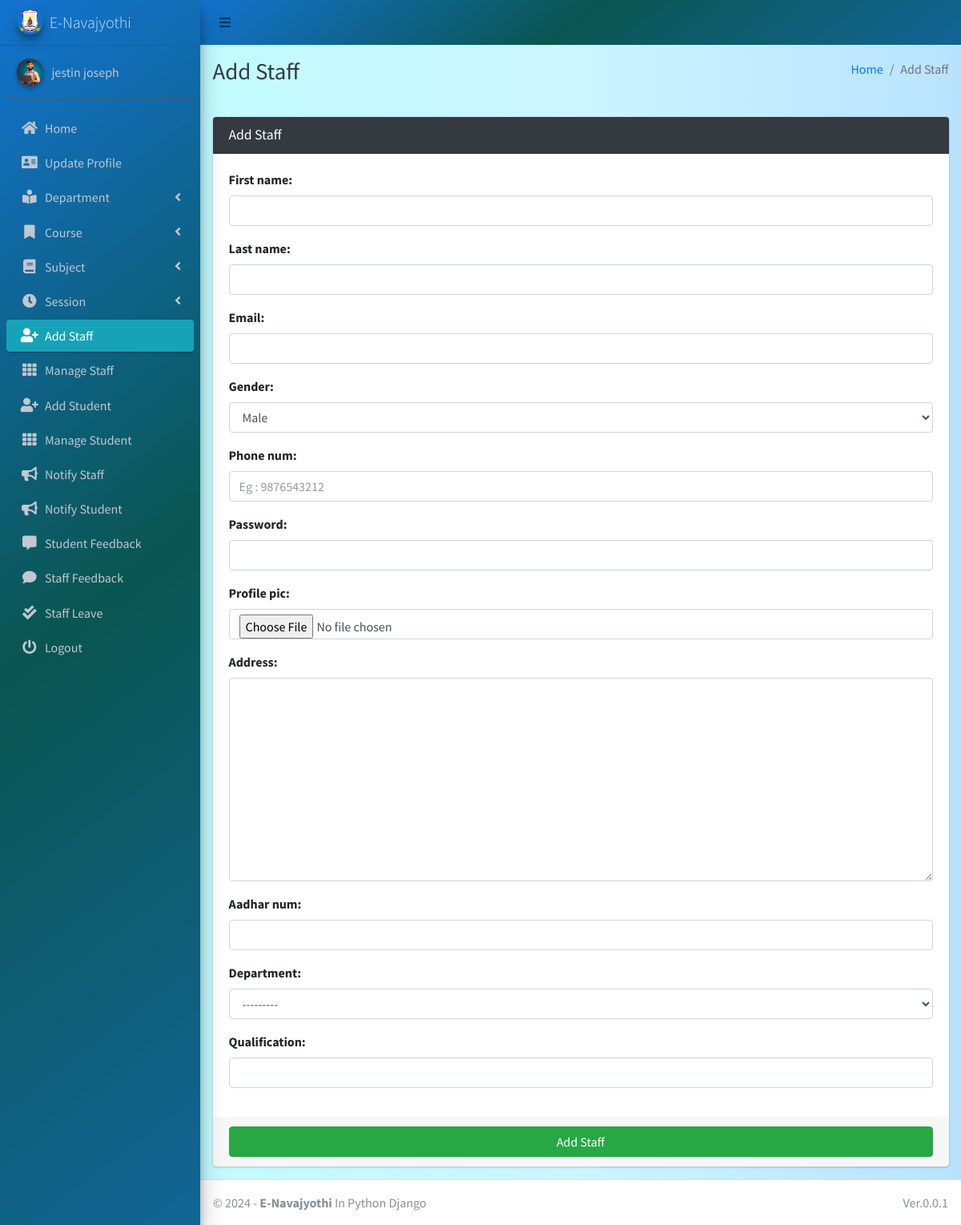
The app's page /staff/add (signed in) with its own data.
### main_app/models.py (models this page shows)
class CustomUser(AbstractUser):
    USER_TYPE = ((1, "HOD"), (2, "Staff"), (3, "Student"))
    GENDER = [("M", "Male"), ("F", "Female")]
    username = None  # Removed username, using email instead
    email = models.EmailField(unique=True)
    user_type = models.CharField(default=1, choices=USER_TYPE, max_length=1)
    gender = models.CharField(max_length=1, choices=GENDER)
    profile_pic = models.ImageField()
    address = models.TextField()
    fcm_token = models.TextField(default="")  # For firebase notifications
    created_at = models.DateTimeField(auto_now_add=True)
    updated_at = models.DateTimeField(auto_now=True)
    USERNAME_FIELD = "email"
    REQUIRED_FIELDS = []
    objects = CustomUserManager()
    phone_num = models.IntegerField(max_length=12 ,null=True,blank=False)
    aadhar_num = models.IntegerField(max_length=16,null=True,blank=False)
    date_of_birth = models.DateField(null=True,blank=False)
    def __str__(self):
        return self.first_name + "  " + self.last_name

### main_app/hod_views.py (the view, shortened to what this page needs)
# urls.py: path("staff/add", hod_views.add_staff, name='add_staff'),
def add_staff(request):
    form = StaffForm(request.POST or None, request.FILES or None)
    context = {'form': form, 'page_title': 'Add Staff'}
    return render(request, 'hod_template/add_staff_template.html', context)

### main_app/forms.py
class StaffForm(CustomUserForm):
    def __init__(self, *args, **kwargs):
        super(StaffForm, self).__init__(*args, **kwargs)
    class Meta(CustomUserForm.Meta):
        model = Staff
        fields = CustomUserForm.Meta.fields + \
            ['aadhar_num','department','qualification' ]

### main_app/models.py (called while the page is built)
    def __str__(self):
        return self.name

### main_app/templates/hod_template/add_staff_template.html (shortened to what this page needs)
{% extends 'main_app/base.html' %}
{% load static %}
{% block page_title %}{{page_title}}{% endblock page_title %}
{% block content %}
<section class="content">
    <div class="container-fluid">
        <div class="row">
            <div class="col-md-12">
                <div class="card card-dark">
                    <div class="card-header">
                        <h3 class="card-title">{{page_title}}</h3>
                    </div>
                    {% include "main_app/form_template.html" with messages=messages  form=form button_text="Add Staff"%}
                </div>
            </div>
        </div>
    </div>
</section>
{% endblock content %}

### main_app/templates/main_app/sidebar_template.html (shortened to what this page needs)
{% load static %}
<aside class="main-sidebar sidebar-dark-info elevation-4 " style="background: rgb(0,104,205);
background: linear-gradient(143deg, rgba(0,104,205,0.9248949579831933) 0%, rgba(0,79,74,0.9613095238095238) 49%, rgba(0,89,142,0.9276960784313726) 100%);">
    {% if request.user.user_type == '1' %}
    <a href="{% url 'admin_home' %}" class="brand-link">
        <img src="{% static 'dist/img/nava_logo.png' %} " alt="AdminLTE Logo"
            class="brand-image img-circle elevation-3" >
        <span class="brand-text font-weight-light">E-Navajyothi</span>
    </a>
      <div class="sidebar">
        <div class="user-panel mt-3 pb-3 mb-3 d-flex">
            <div class="image">
                <img src="{{ request.user.profile_pic}}" class="img-circle elevation-2" alt="User Image">
            </div>
            <div class="info">
                <a href="#" class="d-block">{{user}}</a>
            </div>
        </div>
        <nav class="mt-2 ">
            <ul class="nav nav-pills nav-sidebar flex-column " data-widget="treeview" role="menu" data-accordion="false">
                <li class="nav-item">
                    {% url 'admin_home' as admin_home %}
                    <a href="{{admin_home}}" class="nav-link {% if admin_home == request.path %} active {% endif %}">
                        <i class="nav-icon fas fa-home"></i>
                        <p >
                            Home
                        </p>
                    </a>
                </li>
                <li class="nav-item">
                    {% url 'admin_view_profile' as admin_view_profile %}
                    <a href="{{admin_view_profile}}"
                        class="nav-link {% if admin_view_profile == request.path %} active {% endif %}">
                        <i class="nav-icon fas fa-address-card"></i>
                        <p>
                            Update Profile
                        </p>
                    </a>
                </li>
            <li class="nav-item has-treeview">
                    <a href="#" class="nav-link">
                        <i class="nav-icon fas fa-book-reader"></i>
                        <p>
                            Department
                            <i class="fas fa-angle-left right"></i>
                        </p>
                    </a>
                </li>
                <li class="nav-item has-treeview">
                    <a href="#" class="nav-link">
                        <i class="nav-icon fas fa-bookmark"></i>
                        <p>
                            Course
                            <i class="fas fa-angle-left right"></i>
                        </p>
                    </a>
                </li>
                <li class="nav-item has-treeview">
                    <a href="#" class="nav-link">
                        <i class="nav-icon fas fa-book"></i>
                        <p>
                            Subject
                            <i class="fas fa-angle-left right"></i>
                        </p>
                    </a>
                </li>
                <li class="nav-item has-treeview">
                    <a href="#" class="nav-link">
                        <i class="nav-icon fas fa-clock"></i>
                        <p>
                            Session
                            <i class="fas fa-angle-left right"></i>
                        </p>
                    </a>
                </li>
                <li class="nav-item">
                    {% url 'add_staff' as add_staff %}
                    <a href="{{add_staff}}" class="nav-link {% if add_staff == request.path %} active {% endif %}">
                        <i class="nav-icon fas fa-user-plus"></i>
                        <p>
                            Add Staff
                        </p>
                    </a>
                </li>
                <li class="nav-item">
                    {% url 'manage_staff' as manage_staff %}
                    {% url 'edit_staff' staff_id as edit_staff %}
                    <a href="{{manage_staff}}"
                        class="nav-link {% if manage_staff == request.path or request.path == edit_staff %} active {% endif %}">
                        <i class="nav-icon fas fa-th"></i>
                        <p>
                            Manage Staff
                        </p>
                    </a>
                </li>
                <li class="nav-item">
                    {% url 'add_student' as add_student%}
                    <a href="{{add_student}}" class="nav-link  {% if add_student == request.path %} active {% endif %}">
                        <i class="nav-icon fas fa-user-plus"></i>
                        <p>
                            Add Student
                        </p>
                    </a>
                </li>
                <li class="nav-item">
                    {% url 'manage_student' as manage_student %}
                    {% url 'edit_student' student_id as edit_student %}
                    <a href="{{manage_student}}"
                        class="nav-link  {% if edit_student == request.path or manage_student == request.path %} active {% endif %}">
                        <i class="nav-icon fas fa-th"></i>
                        <p>
                            Manage Student
                        </p>
                    </a>
                </li>
                <li class="nav-item">
                    {% url 'admin_notify_staff' as admin_notify_staff %}
                    <a href="{{admin_notify_staff}}"
                        class="nav-link {% if admin_notify_staff == request.path %} active {% endif %}">
                        <i class="nav-icon fas fa-bullhorn"></i>
                        <p>
                            Notify Staff
                        </p>
                    </a>
                </li>
                <li class="nav-item">
                    {% url 'admin_notify_student' as admin_notify_student %}
                    <a href="{{admin_notify_student}}"
                        class="nav-link {% if admin_notify_student == request.path %} active {% endif %}">
                        <i class="nav-icon fas fa-bullhorn"></i>
                        <p>
                            Notify Student
                        </p>
                    </a>
                </li>
                <li class="nav-item">
                    {% url 'student_feedback_message' as student_feedback_message %}
                    <a href="{{ student_feedback_message }}"
                        class="nav-link  {% if student_feedback_message == request.path %} active {% endif %}">
                        <i class="nav-icon fas fa-comment-alt"></i>
                        <p>
                            Student Feedback
                        </p>
                    </a>
                </li>
                <li class="nav-item">
                    {% url 'staff_feedback_message' as staff_feedback_message %}
                    <a href="{{staff_feedback_message}}"
                        class="nav-link   {% if staff_feedback_message == request.path %} active {% endif %}">
                        <i class="nav-icon fas fa-comment"></i>
                        <p>
                            Staff Feedback
                        </p>
                    </a>
                </li>
                <li class="nav-item">
                    {% url 'view_staff_leave' as view_staff_leave %}
                    <a href="{{view_staff_leave}}"
                        class="nav-link  {% if view_staff_leave == request.path %} active {% endif %}">
                        <i class="nav-icon fas fa-check-double"></i>
                        <p>
                            Staff Leave
                        </p>
                    </a>
                </li>
                                        {% endif %}
                                        <li class="nav-item">
                                            <a href="{% url 'user_logout' %}"
                                                onclick="return confirm('Your session would be terminated.\n\nProceed?')"
                                                class="nav-link">
                                                <i class="nav-icon fas fa-power-off"></i>
                                                <p>
                                                    Logout
                                                </p>
                                            </a>
                                        </li>
                                    </ul>
                                </nav>
                            </div>
</aside>

### records on screen
CustomUser: user.profile_pic (picture), first_name+last_name "jestin joseph"

### other values on screen
{{ page_title }} "Add Staff"
{{ field.label_tag }} "First name:" "Last name:" "Email:" "Gender:" "Phone num:" "Password:" "Profile pic:" "Address:" "Aadhar num:" "Department:" "Qualification:"
{{ button_text }} "Add Staff"
